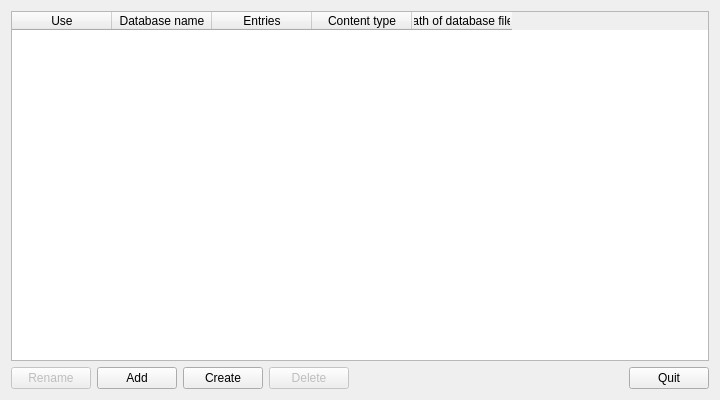
<?xml version="1.0" encoding="UTF-8"?>
<ui version="4.0">
 <class>ManageDatabasesDialog</class>
 <widget class="QDialog" name="ManageDatabasesDialog">
  <property name="geometry">
   <rect>
    <x>0</x>
    <y>0</y>
    <width>720</width>
    <height>400</height>
   </rect>
  </property>
  <property name="windowTitle">
   <string>Manage Databases</string>
  </property>
  <layout class="QVBoxLayout" name="verticalLayout">
   <item>
    <widget class="QTableWidget" name="tableWidget">
     <property name="selectionMode">
      <enum>QAbstractItemView::SelectionMode::SingleSelection</enum>
     </property>
     <property name="selectionBehavior">
      <enum>QAbstractItemView::SelectionBehavior::SelectRows</enum>
     </property>
     <column>
      <property name="text">
       <string>Use</string>
      </property>
     </column>
     <column>
      <property name="text">
       <string>Database name</string>
      </property>
     </column>
     <column>
      <property name="text">
       <string>Entries</string>
      </property>
     </column>
     <column>
      <property name="text">
       <string>Content type</string>
      </property>
     </column>
     <column>
      <property name="text">
       <string>Path of database files</string>
      </property>
     </column>
    </widget>
   </item>
   <item>
    <layout class="QHBoxLayout" name="buttonLayout">
     <item>
      <widget class="QPushButton" name="renameButton">
       <property name="enabled">
        <bool>false</bool>
       </property>
       <property name="text">
        <string>Rename</string>
       </property>
       <property name="icon">
        <iconset resource="resource.qrc">
         <normaloff>:/images/images/rename.png</normaloff>:/images/images/rename.png</iconset>
       </property>
      </widget>
     </item>
     <item>
      <widget class="QPushButton" name="addButton">
       <property name="toolTip">
        <string>Add an existing QualX database (.sq) to the list</string>
       </property>
       <property name="text">
        <string>Add</string>
       </property>
      </widget>
     </item>
     <item>
      <widget class="QPushButton" name="createButton">
       <property name="text">
        <string>Create</string>
       </property>
       <property name="icon">
        <iconset resource="resource.qrc">
         <normaloff>:/images/images/Database_add.png</normaloff>:/images/images/Database_add.png</iconset>
       </property>
      </widget>
     </item>
     <item>
      <widget class="QPushButton" name="deleteButton">
       <property name="enabled">
        <bool>false</bool>
       </property>
       <property name="text">
        <string>Delete</string>
       </property>
       <property name="icon">
        <iconset resource="resource.qrc">
         <normaloff>:/images/images/Database_delete.png</normaloff>:/images/images/Database_delete.png</iconset>
       </property>
      </widget>
     </item>
     <item>
      <spacer name="horizontalSpacer">
       <property name="orientation">
        <enum>Qt::Orientation::Horizontal</enum>
       </property>
       <property name="sizeHint" stdset="0">
        <size>
         <width>40</width>
         <height>20</height>
        </size>
       </property>
      </spacer>
     </item>
     <item>
      <widget class="QPushButton" name="quitButton">
       <property name="text">
        <string>Quit</string>
       </property>
       <property name="icon">
        <iconset theme="application-exit"/>
       </property>
      </widget>
     </item>
    </layout>
   </item>
  </layout>
 </widget>
 <resources>
  <include location="resource.qrc"/>
 </resources>
 <connections/>
</ui>
